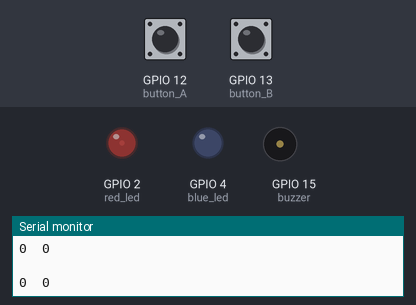
Bench run of a sketch on a simulated ESP32. Shown: output pins drawn as LEDs (lit = HIGH), buzzer (waves = sounding, pin HIGH), the last lines printed to the serial monitor. The inputs (shaded band) are chosen by the test bench; at power-on: GPIO 12 (button_A) LOW, GPIO 13 (button_B) LOW. WiFi joins after 1.5 s; servers stay silent unless stated.

Above: at 3.0 s.
3.1 s: GPIO 12 (button_A) pulled HIGH for 0.15 s
At 4.5 s:
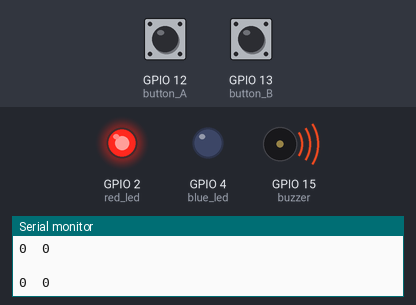
6.2 s: GPIO 12 (button_A) pulled HIGH for 1 s
At 9.8 s:
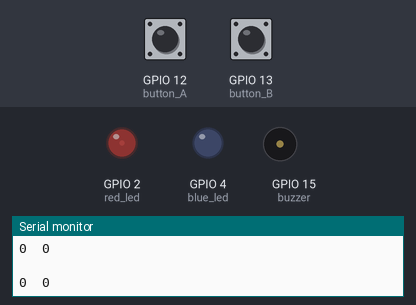
10.2 s: GPIO 12 (button_A) pulled HIGH for 3.2 s
At 11.6 s:
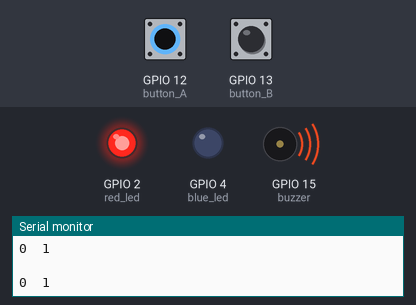
Timing chart, 0 to 17.0 s (numbered marks = the images above; inputs shaded):
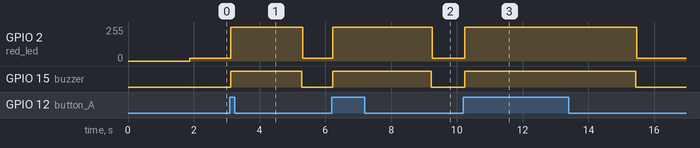

Measured:
- after the input at 3.1 s, GPIO 2 (red_led): 20/255 → 255/255 at once, → 20/255 2.2 s later; GPIO 15 (buzzer): LOW → HIGH at once, → LOW 2.2 s later
- after the input at 6.2 s, GPIO 2 (red_led): 20/255 → 255/255 at once, → 20/255 3.0 s later; GPIO 15 (buzzer): LOW → HIGH at once, → LOW 3.0 s later
- after the input at 10.2 s, GPIO 2 (red_led): 20/255 → 255/255 after 0.05 s, → 20/255 5.2 s later; GPIO 15 (buzzer): LOW → HIGH after 0.05 s, → LOW 5.2 s later

The sketch:

source_code.ino
```cpp
#define BLYNK_PRINT Serial
#include <WiFi.h>
#include <WiFiClient.h>
#include <BlynkSimpleEsp32.h>
#include <SPI.h>
#include <MFRC522.h>

#define RST_PIN   22
#define SS_PIN    21

#define red_led   2
#define blue_led  4
#define buzzer    15
#define button_A  12
#define button_B  13
MFRC522 mfrc522(SS_PIN, RST_PIN);
BlynkTimer timer;

char auth[] = "CCL4MZ3pikT2GSQrILWR7CrL08yedXgB";
char ssid[] = "POCOrj";
char pass[] = "123456789";

String content="";
unsigned long currentMillis;
bool state = false;
unsigned long previousMillis = 0;
unsigned long previousMillis2 = 0;
const long interval = 2000;
bool ledState = LOW;
bool cas = false;
bool cas2 = false;
bool button = false;
String oneLine;
String sa[10];
int r=0, t=0,count=0;

WidgetLCD lcd(V4);

void myTimerEvent()
{
  Blynk.virtualWrite(V4, millis() / 1000);
}


BLYNK_WRITE(V5){
 oneLine = param.asStr();
 count=0;
for (int i=0; i < oneLine.length(); i++){
 if(oneLine.charAt(i) == ';'){
    sa[t] = oneLine.substring(r, i);//.toInt();
     count++;
    r=(i+1);
    t++;
  }
}
}
void setup()
{
  Serial.begin(115200);
  SPI.begin();
  mfrc522.PCD_Init();

  ledcAttachPin(red_led, 1);
  ledcSetup(1, 1, 8);
  pinMode(buzzer,OUTPUT);
  pinMode(blue_led,OUTPUT);
  pinMode(button_A,INPUT);
  pinMode(button_B,INPUT);

  Blynk.begin(auth, ssid, pass);
  timer.setInterval(1000L, myTimerEvent);
  lcd.clear();
}
void loop()
{
  currentMillis = millis();
  Blynk.run();
  timer.run();
     button=(digitalRead(12) || digitalRead(13));
     state=check();
    /* if( state && button){
       Serial.println(state);
        lcd.print(0,0,content);
        lcd.print(4,1,"name");
     }*/
    flash();
    content="";
}
bool check(){
        if ( ! mfrc522.PICC_IsNewCardPresent())
        return 0;

    // Select one of the cards
    if ( ! mfrc522.PICC_ReadCardSerial())
        return 0;
    for (byte i = 0; i < mfrc522.uid.size; i++)
  {
     content.concat(String(mfrc522.uid.uidByte[i] < 0x10 ? " 0" : " "));
     content.concat(String(mfrc522.uid.uidByte[i], HEX));
  }
  content.toUpperCase();
  for(int i=0;i<count;i++)
  if (content.substring(1) == sa[i])
  {
    Serial.println("This is the right tag");
    return 1;
  }
    return 0;
}
void flash(){

  if(state && !cas2){
      previousMillis = currentMillis;
      cas = true;
  }

  if(button && !state && !cas){
      previousMillis2 = currentMillis;
      cas2 = true;
  }

  if (currentMillis - previousMillis <= interval && cas) {
    ledState = HIGH;
    ledcWrite(1, 0);
    lcd.print(0,0,content);
    lcd.print(0,1,"deactivated");
  }
  else {
    ledState = LOW;
     cas = false;
  }
  if(!button && !state && !cas && !cas2){
    ledcWrite(1, 20);
    lcd.clear();
  }
  if (currentMillis - previousMillis2 <= interval && cas2) {
    ledcWrite(1, 255);
    digitalWrite(buzzer,HIGH);
    lcd.print(0,0,"caution");
    lcd.print(0,1,"detonated");
  }
  else {
     cas2 = false;
     digitalWrite(buzzer,LOW);
  }

  digitalWrite(blue_led, ledState);
  Serial.println("  ");
  Serial.print(state);
  Serial.print("  ");
  Serial.println(button);
}
```
